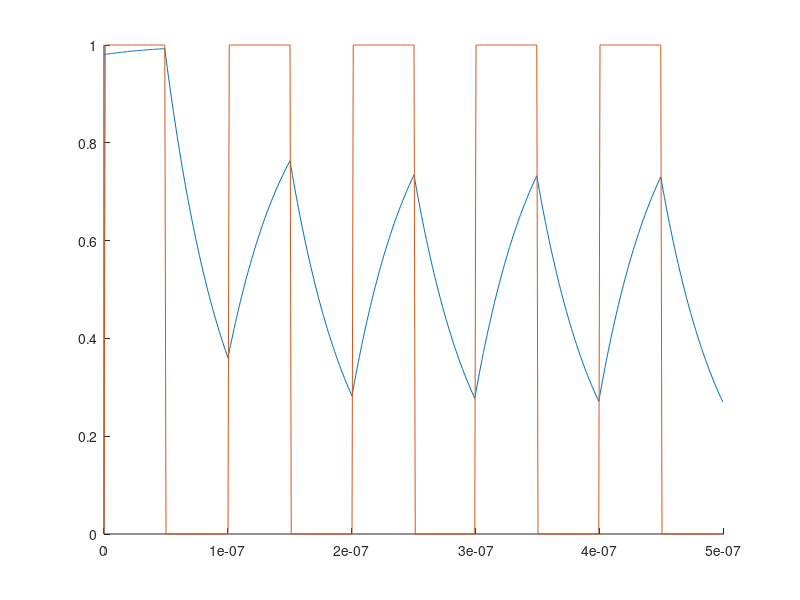

Write the MATLAB code that produced this figure.
clear all;
close all;

toto=importdata('Simulation.txt')


hold on;
plot(toto(:,1),toto(:,2),toto(:,1),toto(:,3))
